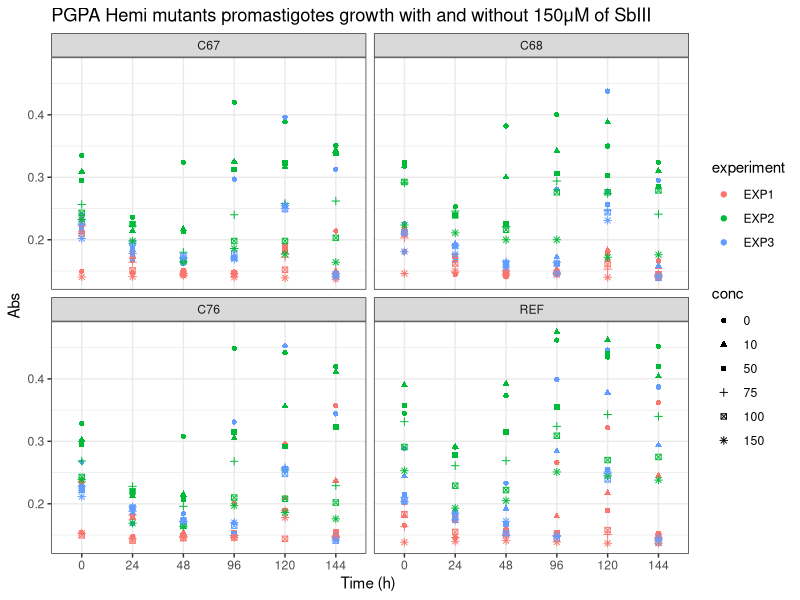
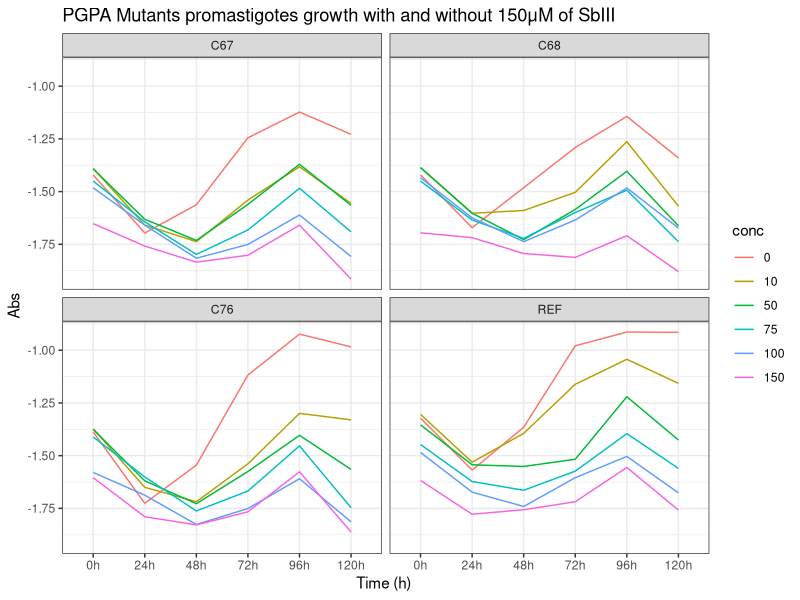
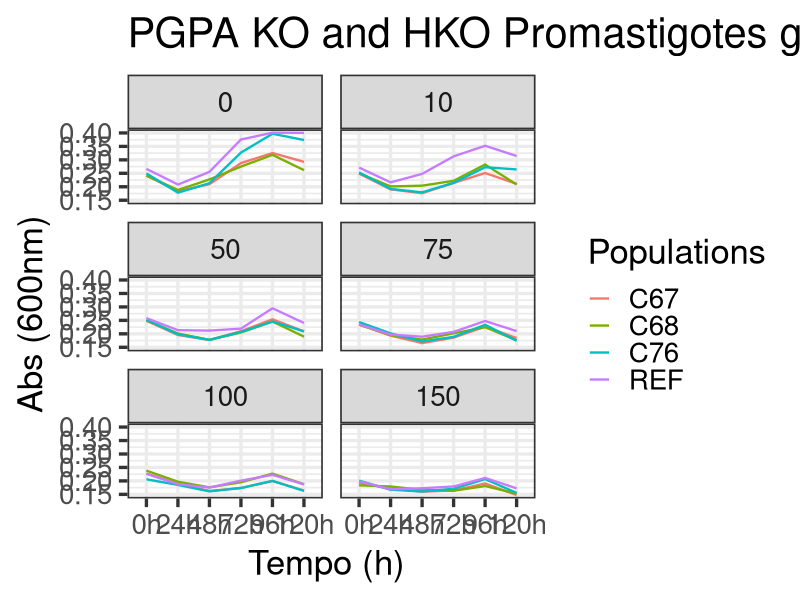
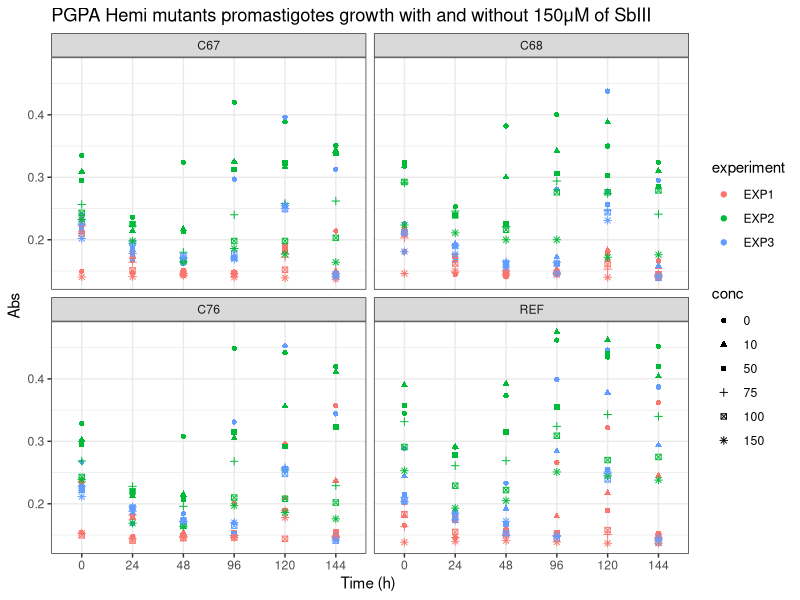
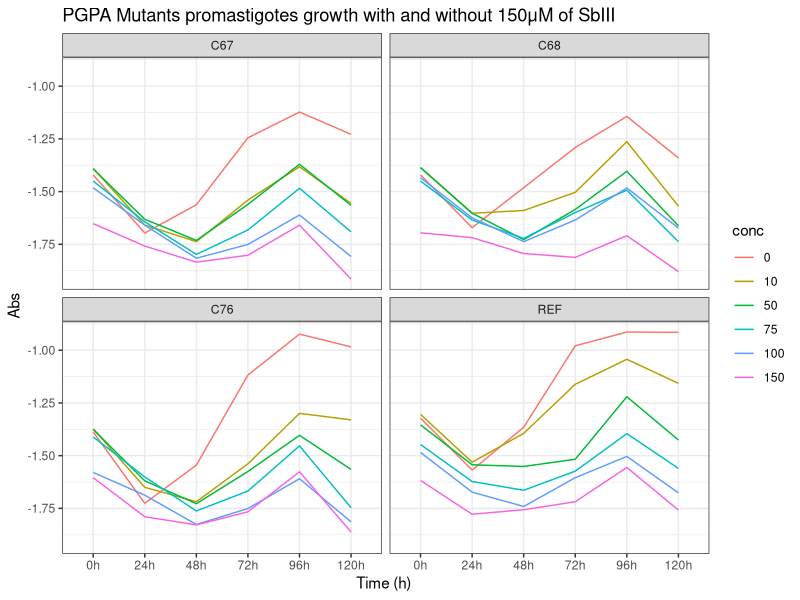
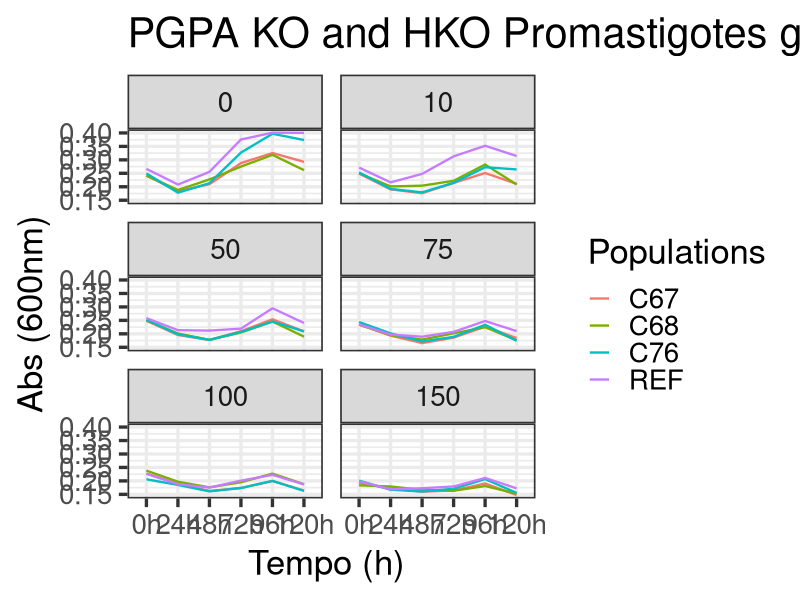

Write R code to recreate these figures, in order.
################################################################################
############## Data cleaning  - Growth Curves PGPA HKO clones  #################
################################################################################

library(dplyr)
library(ggplot2)


#Loading data
DataGC <- read.csv(file = "Data/Processed/DataGC.csv")

# Checking classes

sapply(DataGC, class)

DataGC$experiment <- as.factor(DataGC$experiment)
DataGC$conc <- as.factor(DataGC$conc)
# EDA

DataGC$tempo <- as.factor(DataGC$tempo)

DataGC_SUM_exp <- DataGC%>%
  group_by(pop, conc, tempo, experiment)%>%
  summarise(abs_exp = mean(abs), sd_value_abs_exp = sd(abs))

# Box-plot

GrowthC_DotPlot <- ggplot(DataGC_SUM_exp, aes(tempo, abs_exp, 
                                              shape = conc, 
                                              color = experiment)) +
  geom_point()+
  ggtitle("PGPA Hemi mutants promastigotes growth with and without 150μM of SbIII") +
  labs(x = " Time (h)  ", y = "Abs")+
  theme(plot.title = element_text(size = 14,face="bold"),
        axis.text.x = element_text(size = 10), 
        axis.text.y = element_text(size = 10),
        axis.title.x = element_text(size = 15),
        axis.title.y = element_text(size = 15))+
  facet_wrap(~pop, nrow = 2)+
  theme_bw()

GrowthC_DotPlot

ggsave("Figuras/01_GrowthC_DotPlot.png")
# Sumarizing

DataGC_sum <- DataGC%>%
  group_by(pop, conc, tempo)%>%
  summarise(mean_value = mean(abs), sd_value = sd(abs))

GrowthC_plot_Clone <- ggplot(DataGC_sum, aes(tempo, log(mean_value), group = conc)) +
  geom_line(aes(color = conc))+
  ggtitle("PGPA Mutants promastigotes growth with and without 150μM of SbIII") +
  labs(x = " Time (h)  ", y = "Abs")+
  theme(plot.title = element_text(size = 14,face="bold"),
        axis.text.x = element_text(size = 10), 
        axis.text.y = element_text(size = 10),
        axis.title.x = element_text(size = 15),
        axis.title.y = element_text(size = 15))+
  scale_x_discrete(labels = c("0h", "24h", "48h", "72h", "96h", "120h")) +
  facet_wrap(~pop, nrow = 2)+
  theme_bw()

GrowthC_plot_Clone
ggsave("Figuras/02_GrowthC_plot_Clone.png")

# Todas juntas


GrowthC_plot <- ggplot(DataGC_sum, aes(tempo, mean_value, group = pop)) +
  geom_line(aes(color  = pop), linewidth = 0.8)+
  ggtitle("PGPA KO and HKO Promastigotes growth with and without SbIII") +
  labs(x = " Tempo (h)  ", y = "Abs (600nm)")+
  theme(base_size = 25)+
  scale_x_discrete(labels = c("0h", "24h", "48h", "72h", "96h","120h")) +
  facet_wrap(DataGC_sum$conc, ncol = 2)+
  theme_bw( base_size = 25)

GrowthC_plot + labs(color = "Populations")
ggsave("Figuras/03_GrowthC_plot.png")

# install.packages("lme4")
# library(lme4)
# modelo_anova <- lmer(abs ~ pop * tempo * conc + (1 | experiment),
#                      data = DataGC)
# summary(modelo_anova)
